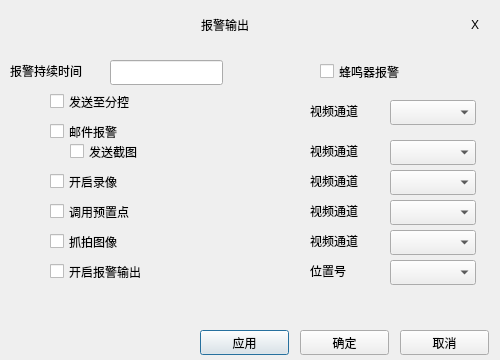
<?xml version="1.0" encoding="UTF-8"?>
<ui version="4.0">
 <class>dialog_null_warnOutDialog</class>
 <widget class="QDialog" name="dialog_null_warnOutDialog">
  <property name="geometry">
   <rect>
    <x>0</x>
    <y>0</y>
    <width>500</width>
    <height>360</height>
   </rect>
  </property>
  <property name="windowTitle">
   <string>Dialog</string>
  </property>
  <widget class="QCheckBox" name="checkBox_warnOutDialog_sendToOther">
   <property name="geometry">
    <rect>
     <x>50</x>
     <y>90</y>
     <width>101</width>
     <height>23</height>
    </rect>
   </property>
   <property name="text">
    <string>发送至分控</string>
   </property>
  </widget>
  <widget class="QCheckBox" name="checkBox_warnOutDialog_emailWarn">
   <property name="geometry">
    <rect>
     <x>50</x>
     <y>120</y>
     <width>92</width>
     <height>23</height>
    </rect>
   </property>
   <property name="text">
    <string>邮件报警</string>
   </property>
  </widget>
  <widget class="QCheckBox" name="checkBox_warnOutDialog_openVideo">
   <property name="geometry">
    <rect>
     <x>50</x>
     <y>170</y>
     <width>92</width>
     <height>23</height>
    </rect>
   </property>
   <property name="text">
    <string>开启录像</string>
   </property>
  </widget>
  <widget class="QCheckBox" name="checkBox_warnOutDialog_sendPic">
   <property name="geometry">
    <rect>
     <x>70</x>
     <y>140</y>
     <width>92</width>
     <height>23</height>
    </rect>
   </property>
   <property name="text">
    <string>发送截图</string>
   </property>
  </widget>
  <widget class="QCheckBox" name="checkBox_warnOutDialog_capturePic">
   <property name="geometry">
    <rect>
     <x>50</x>
     <y>230</y>
     <width>92</width>
     <height>23</height>
    </rect>
   </property>
   <property name="text">
    <string>抓拍图像</string>
   </property>
  </widget>
  <widget class="QCheckBox" name="checkBox_warnOutDialog_callPreset">
   <property name="geometry">
    <rect>
     <x>50</x>
     <y>200</y>
     <width>101</width>
     <height>23</height>
    </rect>
   </property>
   <property name="text">
    <string>调用预置点</string>
   </property>
  </widget>
  <widget class="QCheckBox" name="checkBox_warnOutDialog_openWarnOut">
   <property name="geometry">
    <rect>
     <x>50</x>
     <y>260</y>
     <width>111</width>
     <height>23</height>
    </rect>
   </property>
   <property name="text">
    <string>开启报警输出</string>
   </property>
  </widget>
  <widget class="QLabel" name="label_warnOutDialog_continuTime">
   <property name="geometry">
    <rect>
     <x>10</x>
     <y>60</y>
     <width>91</width>
     <height>21</height>
    </rect>
   </property>
   <property name="text">
    <string>报警持续时间</string>
   </property>
  </widget>
  <widget class="QLineEdit" name="lineEdit_warnOutDialog_continueTime">
   <property name="geometry">
    <rect>
     <x>110</x>
     <y>60</y>
     <width>113</width>
     <height>25</height>
    </rect>
   </property>
  </widget>
  <widget class="QCheckBox" name="checkBox_warnOutDialog_warn">
   <property name="geometry">
    <rect>
     <x>320</x>
     <y>60</y>
     <width>111</width>
     <height>23</height>
    </rect>
   </property>
   <property name="text">
    <string>蜂鸣器报警</string>
   </property>
  </widget>
  <widget class="QLabel" name="label_warnOutDialog_sendToOther">
   <property name="geometry">
    <rect>
     <x>310</x>
     <y>100</y>
     <width>67</width>
     <height>21</height>
    </rect>
   </property>
   <property name="text">
    <string>视频通道</string>
   </property>
  </widget>
  <widget class="QComboBox" name="comboBox_warnOutDialog_sendToOther">
   <property name="geometry">
    <rect>
     <x>390</x>
     <y>100</y>
     <width>86</width>
     <height>25</height>
    </rect>
   </property>
  </widget>
  <widget class="QLabel" name="label_warnOutDialog_sendPic">
   <property name="geometry">
    <rect>
     <x>310</x>
     <y>140</y>
     <width>67</width>
     <height>21</height>
    </rect>
   </property>
   <property name="text">
    <string>视频通道</string>
   </property>
  </widget>
  <widget class="QComboBox" name="comboBox_warnOutDialog_sendPic">
   <property name="geometry">
    <rect>
     <x>390</x>
     <y>140</y>
     <width>86</width>
     <height>25</height>
    </rect>
   </property>
  </widget>
  <widget class="QLabel" name="label_warnOutDialog_openVideo">
   <property name="geometry">
    <rect>
     <x>310</x>
     <y>170</y>
     <width>67</width>
     <height>21</height>
    </rect>
   </property>
   <property name="text">
    <string>视频通道</string>
   </property>
  </widget>
  <widget class="QComboBox" name="comboBox_warnOutDialog_openVideo">
   <property name="geometry">
    <rect>
     <x>390</x>
     <y>170</y>
     <width>86</width>
     <height>25</height>
    </rect>
   </property>
  </widget>
  <widget class="QLabel" name="label_warnOutDialog_callPreset">
   <property name="geometry">
    <rect>
     <x>310</x>
     <y>200</y>
     <width>67</width>
     <height>21</height>
    </rect>
   </property>
   <property name="text">
    <string>视频通道</string>
   </property>
  </widget>
  <widget class="QComboBox" name="comboBox_warnOutDialog_callPreset">
   <property name="geometry">
    <rect>
     <x>390</x>
     <y>200</y>
     <width>86</width>
     <height>25</height>
    </rect>
   </property>
  </widget>
  <widget class="QLabel" name="label_warnOutDialog_capturePic">
   <property name="geometry">
    <rect>
     <x>310</x>
     <y>230</y>
     <width>67</width>
     <height>21</height>
    </rect>
   </property>
   <property name="text">
    <string>视频通道</string>
   </property>
  </widget>
  <widget class="QComboBox" name="comboBox_warnOutDialog_capturePic">
   <property name="geometry">
    <rect>
     <x>390</x>
     <y>230</y>
     <width>86</width>
     <height>25</height>
    </rect>
   </property>
  </widget>
  <widget class="QLabel" name="label_warnOutDialog_id">
   <property name="geometry">
    <rect>
     <x>310</x>
     <y>260</y>
     <width>67</width>
     <height>21</height>
    </rect>
   </property>
   <property name="text">
    <string>位置号</string>
   </property>
  </widget>
  <widget class="QComboBox" name="comboBox_warnOutDialog_id">
   <property name="geometry">
    <rect>
     <x>390</x>
     <y>260</y>
     <width>86</width>
     <height>25</height>
    </rect>
   </property>
  </widget>
  <widget class="QPushButton" name="pushButton_warnOutDialog_use">
   <property name="geometry">
    <rect>
     <x>200</x>
     <y>330</y>
     <width>89</width>
     <height>25</height>
    </rect>
   </property>
   <property name="text">
    <string>应用</string>
   </property>
  </widget>
  <widget class="QPushButton" name="pushButton_warnOutDialog_sure">
   <property name="geometry">
    <rect>
     <x>300</x>
     <y>330</y>
     <width>89</width>
     <height>25</height>
    </rect>
   </property>
   <property name="text">
    <string>确定</string>
   </property>
  </widget>
  <widget class="QPushButton" name="pushButton_warnOutDialog_cancel">
   <property name="geometry">
    <rect>
     <x>400</x>
     <y>330</y>
     <width>89</width>
     <height>25</height>
    </rect>
   </property>
   <property name="text">
    <string>取消</string>
   </property>
  </widget>
  <widget class="QLabel" name="label_warnOutDialog_title">
   <property name="geometry">
    <rect>
     <x>0</x>
     <y>0</y>
     <width>450</width>
     <height>50</height>
    </rect>
   </property>
   <property name="text">
    <string>报警输出</string>
   </property>
   <property name="alignment">
    <set>Qt::AlignCenter</set>
   </property>
  </widget>
  <widget class="QLabel" name="label_warnOutDialog_shutdown">
   <property name="geometry">
    <rect>
     <x>450</x>
     <y>0</y>
     <width>50</width>
     <height>50</height>
    </rect>
   </property>
   <property name="text">
    <string>X</string>
   </property>
   <property name="alignment">
    <set>Qt::AlignCenter</set>
   </property>
  </widget>
 </widget>
 <resources/>
 <connections/>
</ui>
